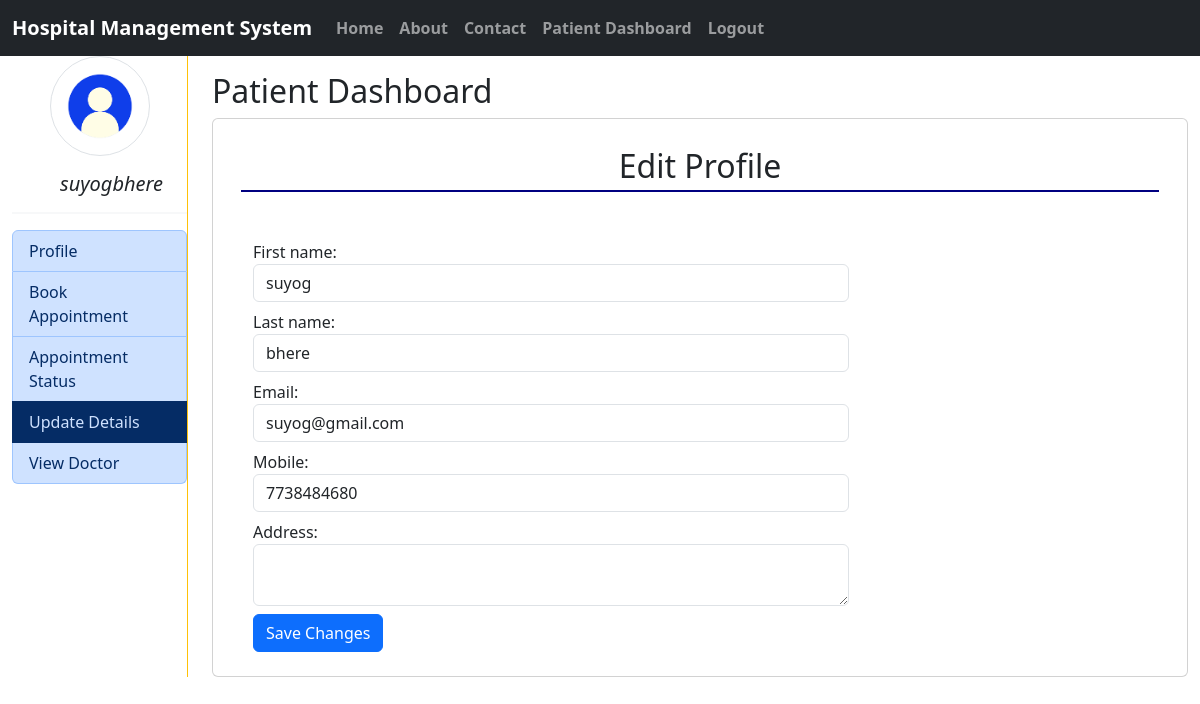
Page /hms_patient/edit_profile/ (signed in) on the earlier database version.
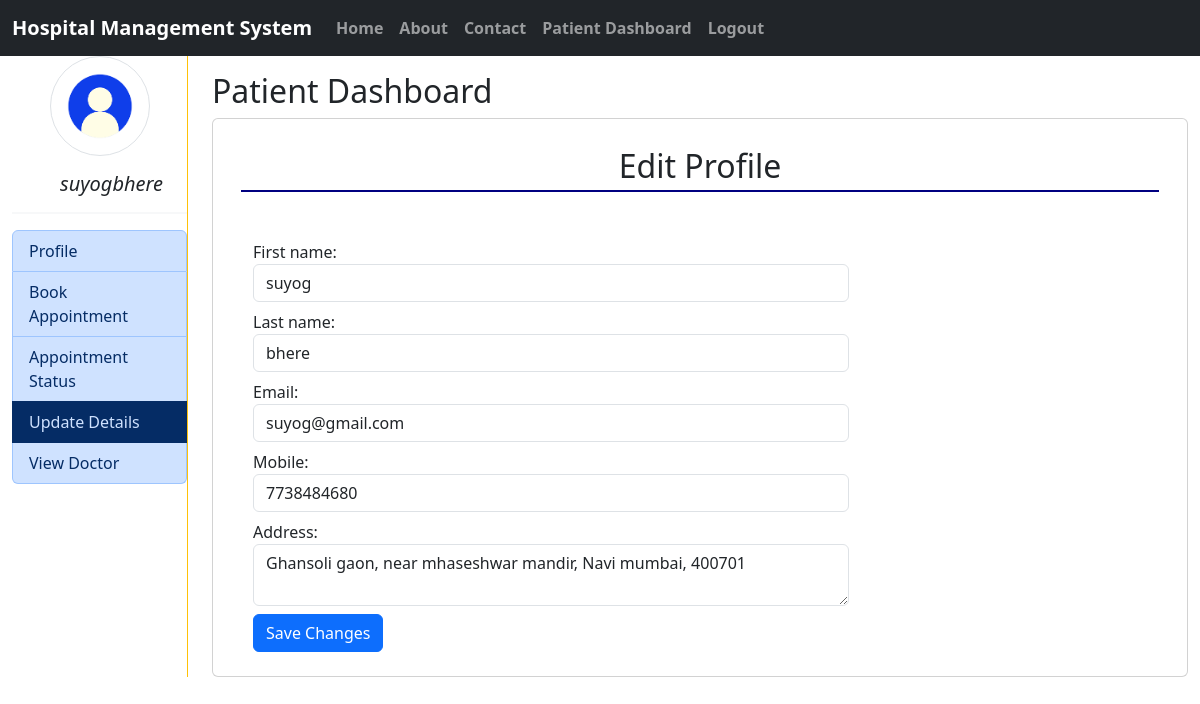
Same page on the later database version.
### hms/models.py (models this page shows, shortened)
class Patient(models.Model):
    user = models.OneToOneField(User, on_delete=models.CASCADE)
    P_ID = models.AutoField(primary_key=True)
    Address = models.CharField(max_length=255, null=True)

### hms_patient/views.py (the view)
# urls.py: path('edit_profile/',views.Edit_Patient_Profile,name='edit_patient_profile'),
def Edit_Patient_Profile(request):
    user = request.user  # Logged-in user
    if not user.is_patient:  # Restrict access to patients only
        return redirect('unauthorized')  # Redirect if not a patient
    patient = Patient.objects.get(user=user)  # Get the related Patient model instance
    if request.method == 'POST':
        form = PatientUpdateForm(request.POST, instance=user, patient=patient)
        if form.is_valid():
            form.save(user_instance=user, patient_instance=patient)
            messages.success(request,'Patient detail updated successfully!!')
            return redirect('Patient_Profile')  # Redirect to dashboard on success
    else:
        form = PatientUpdateForm(instance=user, patient=patient)
    return render(request, 'hms_patient/edit_profile.html', {'form': form})

### hms_patient/forms.py (shortened to what this page needs)
class PatientUpdateForm(forms.ModelForm):
    Address = forms.CharField(required=False, max_length=255,widget=forms.Textarea(attrs={
        'class':'form-control', 'rows':'2',
    }))
    class Meta:
        model = User
        fields = ['first_name', 'last_name', 'email', 'mobile']  # Fields from User model
        widgets={"first_name":forms.TextInput(attrs={"class":"form-control"}),
                 "last_name":forms.TextInput(attrs={"class":"form-control"}),
                 "email":forms.EmailInput(attrs={"class":"form-control",'readonly': 'readonly'}),
                 "mobile":forms.NumberInput(attrs={"class":"form-control"}),
                 }
    def __init__(self, *args, **kwargs):
        patient = kwargs.pop('patient', None)  # Accept the Patient instance
        super().__init__(*args, **kwargs)
        if patient:
            self.fields['Address'].initial = patient.Address

### hms_patient/templates/hms_patient/edit_profile.html (shortened to what this page needs)
{% extends 'hms_patient/patient_index.html' %}
{% load static %}
{% block patient  %}
<div>
    <h2>Patient Dashboard</h2>
    <div class="container card">
        <div class="card-body my-2 ">
            {% block PatientHeading %}
            <h2 class="p-1 text-center" style="border-bottom: 2px solid navy;">Edit Profile</h2>
            {% endblock PatientHeading %}
        <div class="container mt-5">
            <div class="col-sm-8 ">
                <form action="" method="POST" novalidate>
                    {% for fm in form %}
                    <div class="mt-2">
                        {{fm.label_tag}} {{fm}}
                    </div>
                    {% endfor %}
                    <input type="submit" value="Save Changes" class=" mt-2 btn btn-primary">
                    <br>
                </form>
            </div>
        </div>
        </div>
    </div>
</div>
{% endblock patient %}

Differences in the rows shown:
now on this page (row edited): Patient: form "Ghansoli gaon, near mhaseshwar mandir, Navi mumbai, 400701"
